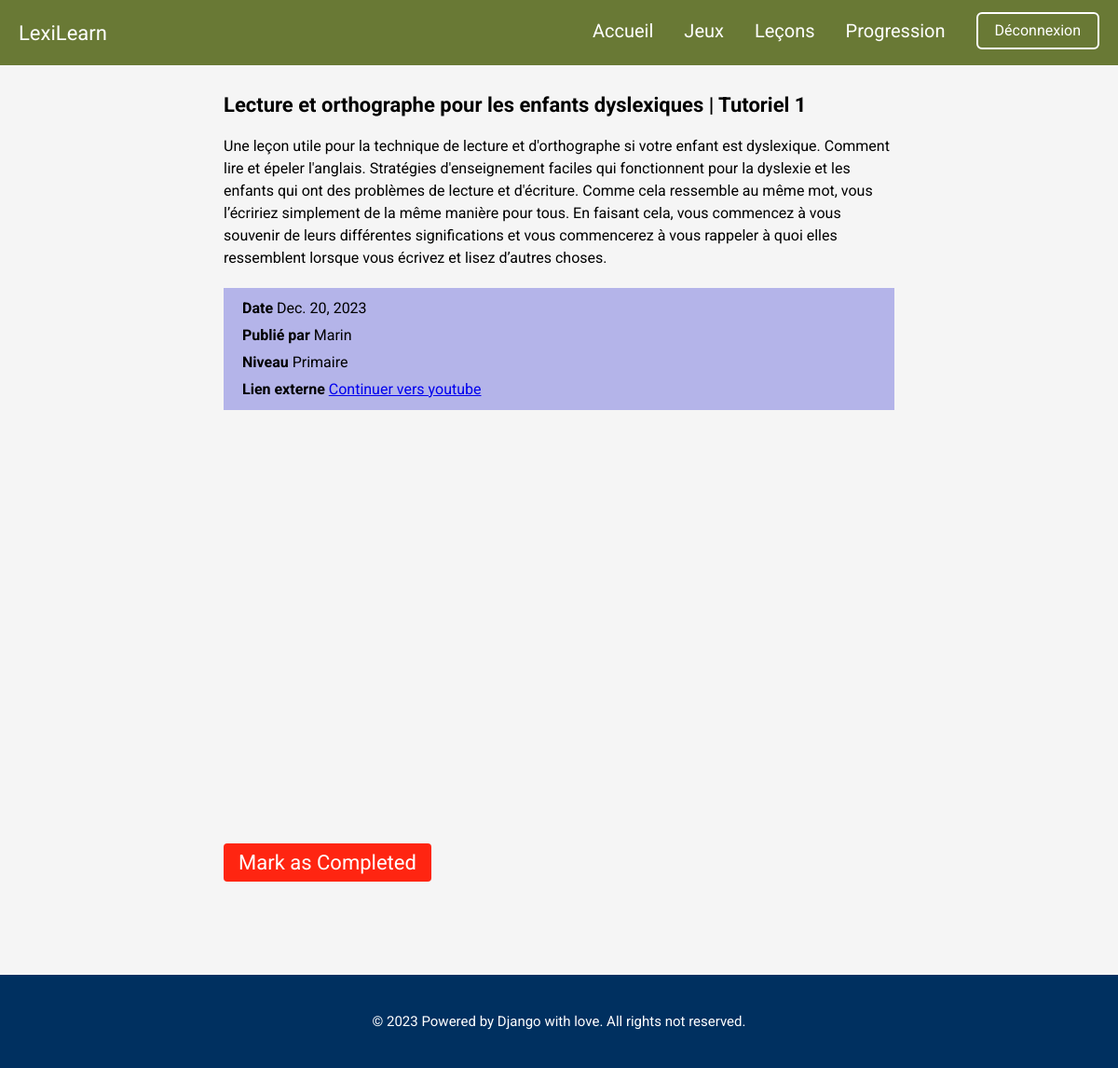
The page /lesson/1/ (signed in) on the database as committed earlier.
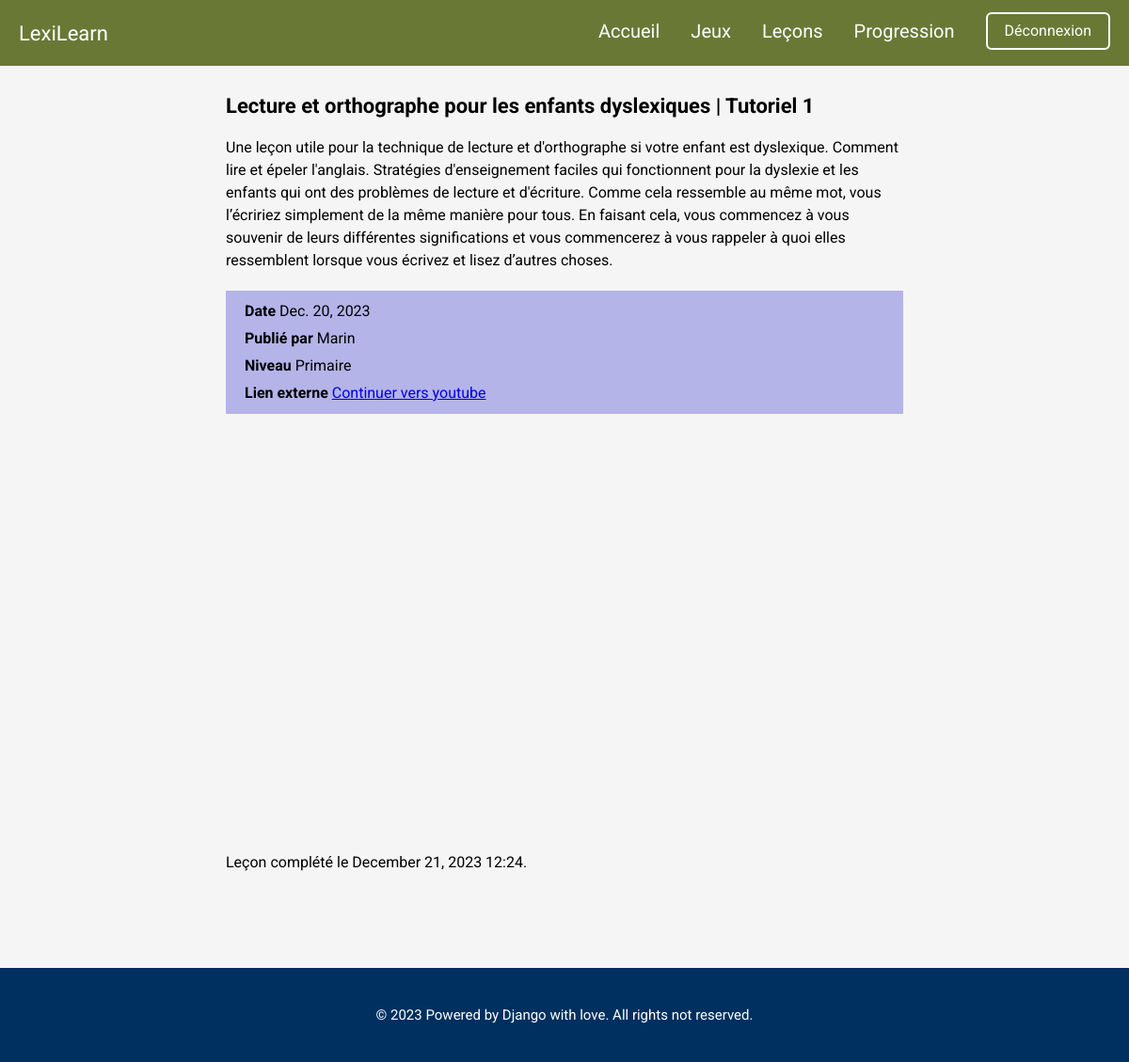
The same page on the database as committed later.
### dys_app/models.py (models this page shows)
class CompletedLesson(models.Model):
    user = models.ForeignKey(User, on_delete=models.CASCADE)
    lesson = models.ForeignKey(Lesson, on_delete=models.CASCADE)
    completed_at = models.DateTimeField(auto_now_add=True)
    class Meta:
        unique_together = ['user', 'lesson']

### dys_app/views.py (the view)
# urls.py: path('lesson/<int:lesson_id>/', lesson_detail, name='lesson_detail'),
@login_required
def lesson_detail(request, lesson_id):
    lesson = get_object_or_404(Lesson, pk=lesson_id)
    user = request.user
    user_completed_lesson = CompletedLesson.objects.filter(user=user, lesson=lesson).first()
    context = {'lesson': lesson, 'user_completed_lesson': user_completed_lesson}
    return render(request, 'lesson_detail.html', context)

### dys_app/templates/lesson_detail.html (shortened to what this page needs)
{% extends 'base.html' %}
{% block content %}
    <div class="lesson-detail-page-container">
        <h2>{{ lesson.title }}</h2>
        <p>{{ lesson.description }}</p>
        <div class="lesson-info">
            <p><strong>Date</strong> {{ lesson.date }}</p>
            <p><strong>Publié par</strong> {{ lesson.publisher }}</p>
            <p><strong>Niveau</strong> {{ lesson.school_level }}</p>
            <p><strong>Lien externe </strong><a href="{{ lesson.youtube_link }}" target="_blank">Continuer vers youtube</a></p>
        </div>
        <div class="youtube-container">
        </div>
        {% if user_completed_lesson %}
            <p>Leçon complété le {{ user_completed_lesson.completed_at|date:"F j, Y H:i" }}.</p>
        {% else %}
            <form id="complete-lesson-form" action="{% url 'complete_lesson' lesson.id %}" method="post">
                <button type="submit" class="lesson-complete-btn">Mark as Completed</button>
            </form>
        {% endif %}
    </div>
{% endblock %}

Rows that differ between the two databases and show on the page:
added CompletedLesson: completed_at "December 21, 2023 12:24"
Other text that changed with them:
text no longer shown: "Mark as Completed"
text now shown: "Leçon complété le ."
